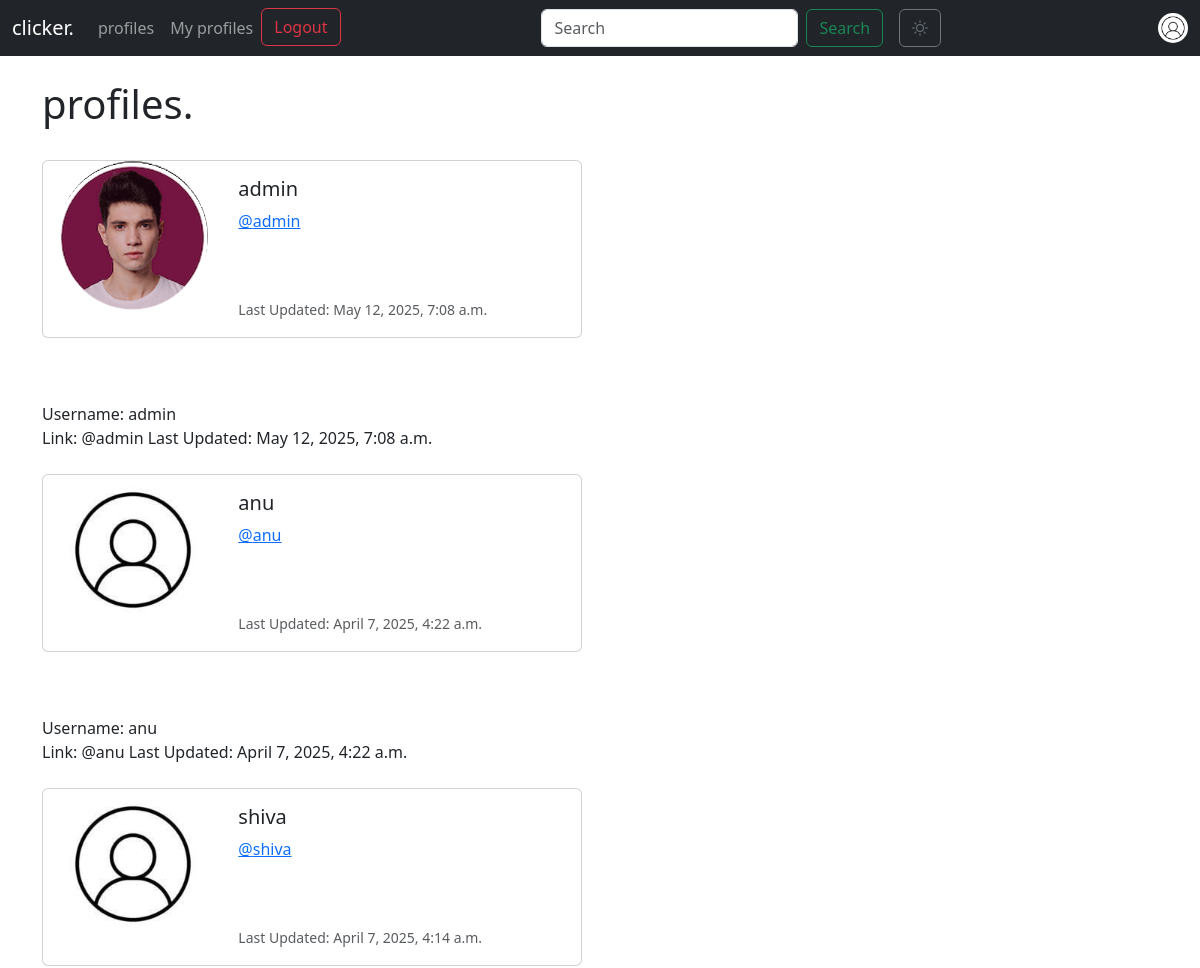
The app's page /profile_list/ (signed in, upper part), older data.
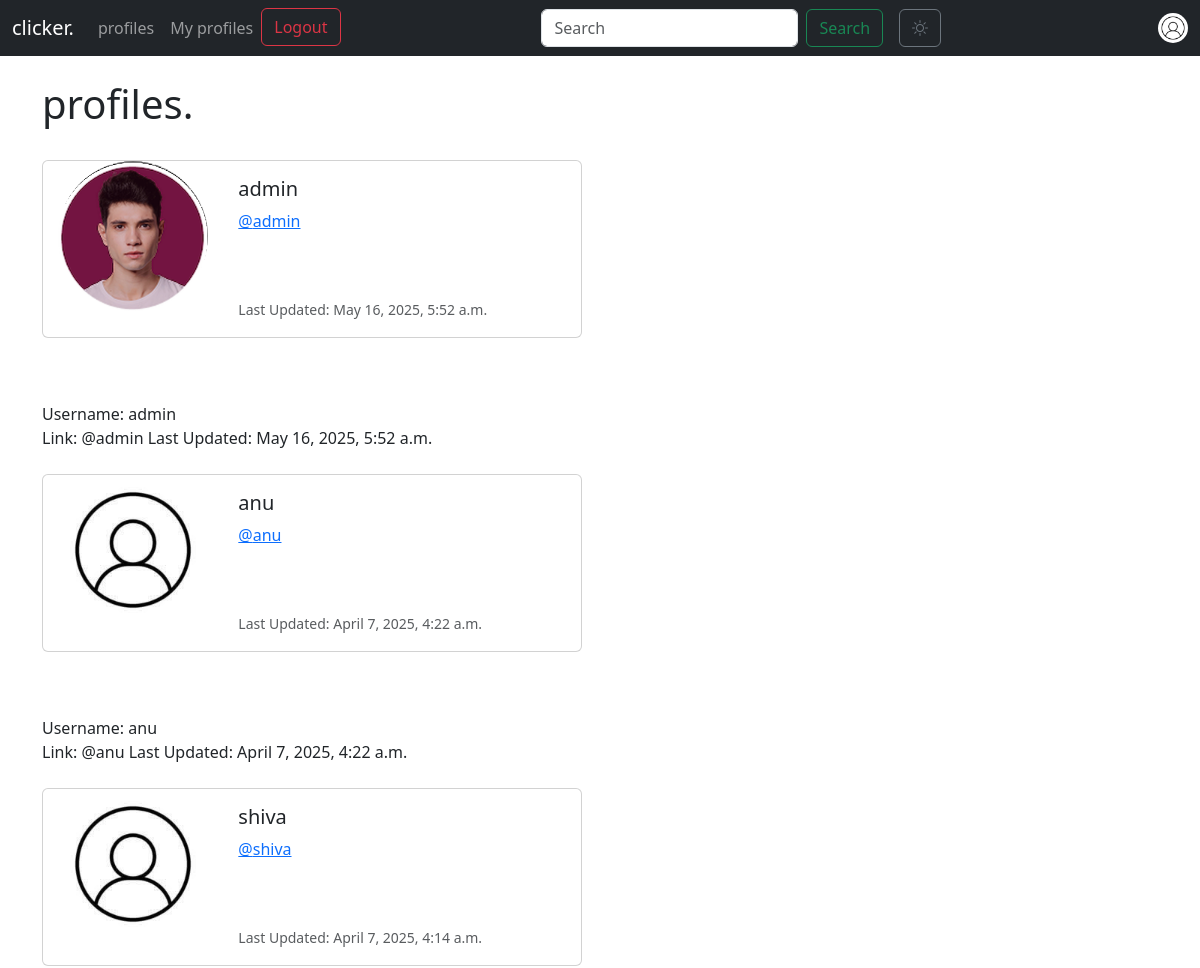
The same page, newer data.
### clickerapp/models.py (models this page shows, shortened)
class Profile(models.Model):
    user = models.OneToOneField(User, on_delete=models.CASCADE)
    profile_image = models.ImageField(upload_to='profile_images/', blank=True, null=True)
    follows = models.ManyToManyField("self",
                                     related_name="followed_by",
                                     symmetrical=False,
                                     blank=True)
    date_modified = models.DateTimeField(auto_now=True)
    bio = models.TextField(blank=True, null=True)

### clickerapp/views.py (the view)
# urls.py: path('profile_list/',views.profile_list, name='profile_list'),
def profile_list(request):
    if request.user.is_authenticated:
        profiles = Profile.objects.exclude(user=request.user)
        return render(request, 'profile_list.html', {"profiles": profiles})
    else:
        messages.error(request, ("You must be logged in to view profiles."))
        return redirect('home')

### template/profile_list.html
{% extends 'base.html' %}
{% load static %}
{% block content %}
<h1>profiles.</h1>
<br/>
{% if profiles %}
    {% for profile in profiles %}
    <div class="card mb-3" style="max-width: 540px;">
        <div class="row g-0">
          <div class="col-md-4 text-center">
            {% if profile.profile_image and profile.profile_image.url %}
                <img src="{{ profile.profile_image.url }}" class="img-fluid rounded-circle" style="width: 150px; height: 150px; object-fit: cover;" alt="Profile image">
            {% else %}
                <img src="{% static 'images/default_profile_pic.jpg' %}" class="img-fluid rounded-circle" style="width: 150px; height: 150px; object-fit: cover;" alt="Default Profile Image">
            {% endif %}
        </div>
          <div class="col-md-8">
            <div class="card-body">
              <h5 class="card-title">{{ profile.user.username }}</h5>
              <p class="card-text"><a href="{% url 'profile' profile.user.id %}">@{{ profile.user.username|lower }}</a></p>
              <br/><br/>
              <p class="card-text">
                <small class="text-muted">Last Updated: {{ profile.date_modified }}</small></p>
            </div>
          </div>
        </div>
      </div>
<br/> <br/>
            Username: {{ profile.user.username }} <br/>
            Link: @{{ profile.user.username|lower }}
            Last Updated: {{ profile.date_modified }}
            <br/><br/>
    {% endfor %}
{% endif %}
{% endblock %}

Row changes from the older to the newer data that the page shows:
changed Profile "admin": date_modified "May 12, 2025, 7:08 a.m." → "May 16, 2025, 5:52 a.m."
